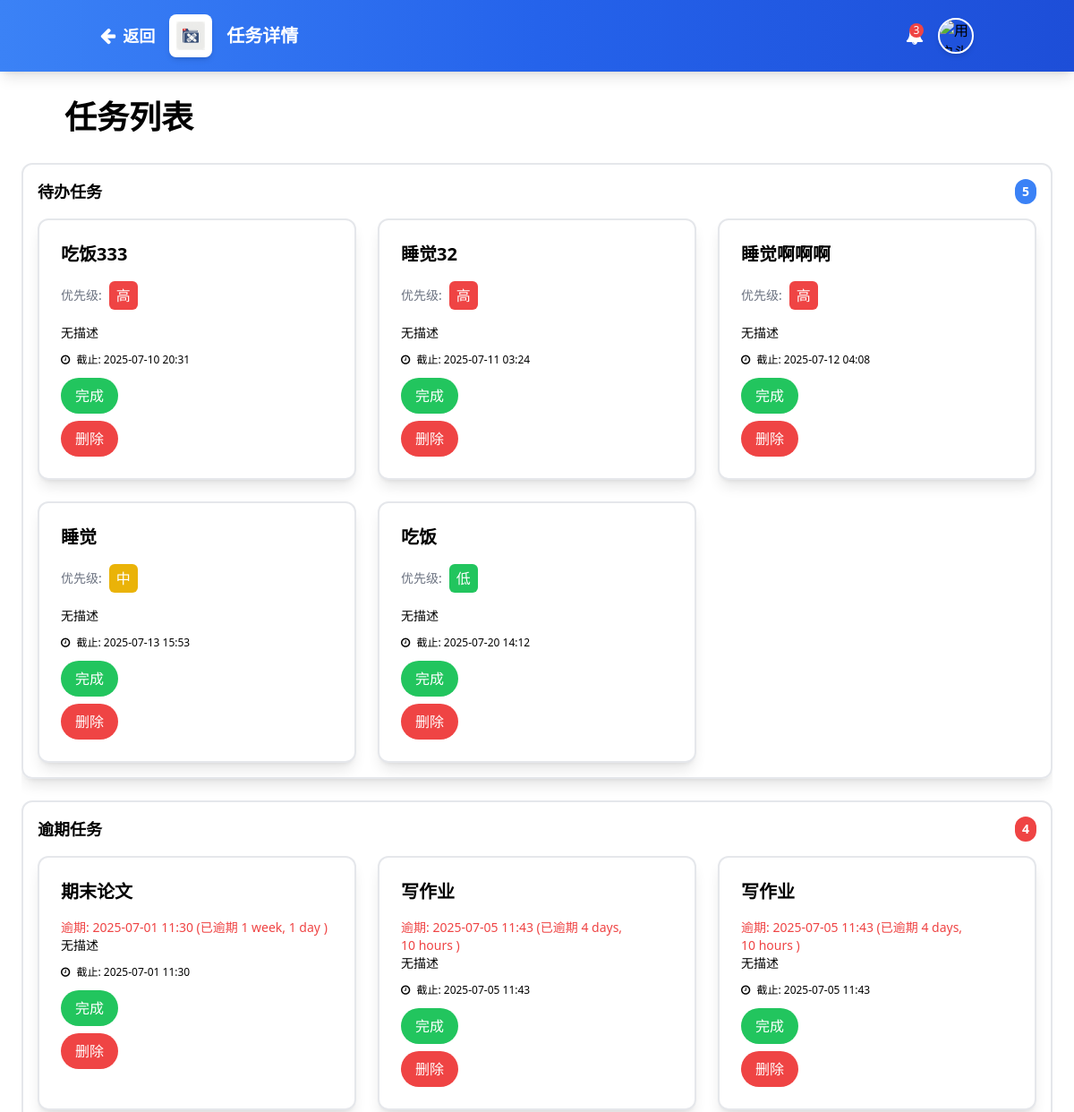
Before: /task_detail/ (upper part) with the older database file.
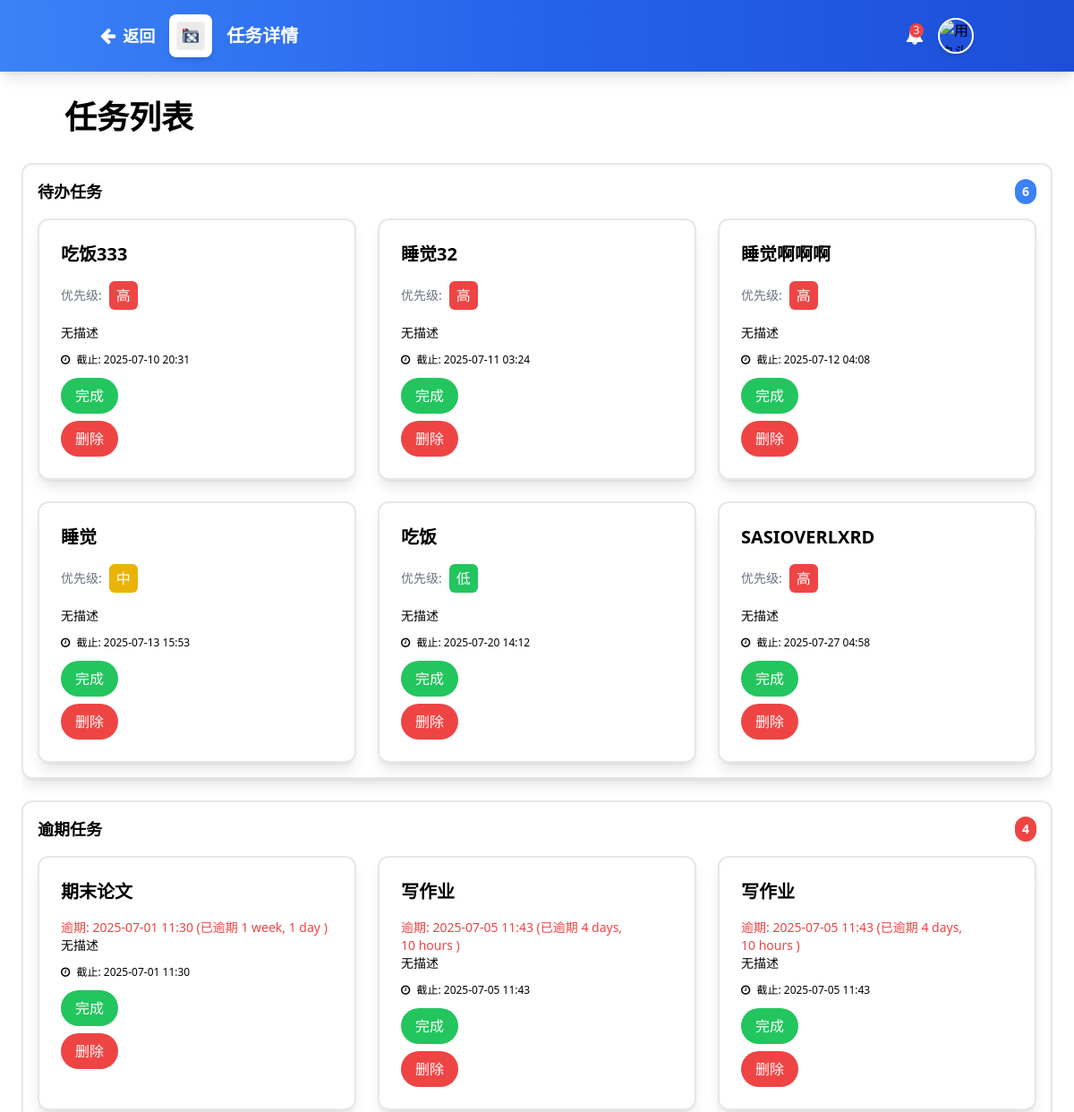
After: the same page with the newer database file.
### tasks/models.py (models this page shows, shortened)
class Task(models.Model):
    PRIORITY_CHOICES = [
        (1, '低'),
        (2, '中'),
        (3, '高'),
    ]
    name = models.CharField(max_length=200, verbose_name='任务名称')
    deadline = models.DateTimeField(verbose_name='截止日期')
    priority = models.IntegerField(choices=PRIORITY_CHOICES, default=2, verbose_name='重要级')
    created_at = models.DateTimeField(auto_now_add=True)
    updated_at = models.DateTimeField(auto_now=True)
    is_completed = models.BooleanField(default=False, verbose_name='是否完成')
    completed_at = models.DateTimeField(null=True, blank=True, verbose_name='完成时间')
    class Meta:
        ordering = ['deadline']
        verbose_name = '任务'
        verbose_name_plural = '任务'

### tasks/views.py (the view)
# urls.py: path('task_detail/', views.task_detail, name='task_detail'),
def task_detail(request):
    now = timezone.now()
    pending_tasks = Task.objects.filter(is_completed=False, deadline__gte=now)
    overdue_tasks = Task.objects.filter(is_completed=False, deadline__lt=now).order_by('deadline')
    completed_tasks = Task.objects.filter(is_completed=True).order_by('-completed_at')
    for task in pending_tasks:
        if isinstance(task.deadline, str):
            task.deadline = timezone.make_aware(datetime.strptime(task.deadline, '%Y-%m-%d %H:%M'))
    for task in overdue_tasks:
        if isinstance(task.deadline, str):
            task.deadline = timezone.make_aware(datetime.strptime(task.deadline, '%Y-%m-%d %H:%M'))
    for task in completed_tasks:
        if isinstance(task.deadline, str):
            task.deadline = timezone.make_aware(datetime.strptime(task.deadline, '%Y-%m-%d %H:%M'))
    return render(request, 'task_detail.html', {
        'pending_tasks': pending_tasks,
        'overdue_tasks': overdue_tasks,
        'completed_tasks': completed_tasks,
    })

### tasks/templates/task_detail.html (shortened to what the changed rows need)
{% load static %}
<!DOCTYPE html>
<html lang="zh-CN">
<head>
    <script src="https://cdn.tailwindcss.com"></script>
    <link href="https://cdn.jsdelivr.net/npm/font-awesome@4.7.0/css/font-awesome.min.css" rel="stylesheet">
</head>
<body class="font-inter bg-light-2 text-dark min-h-screen flex flex-col">
    <header class="bg-gradient-to-r from-blue-500 via-blue-600 to-blue-700 shadow-lg z-30 relative">
    <div class="container mx-auto px-6 py-4 flex items-center justify-between">
        <div class="flex items-center space-x-4">
            <h1 class="text-xl font-bold text-white">任务详情</h1>
        </div>
    </div>
</header>
    <main class="flex-1 p-6 bg-light-2">
        <div class="max-w-7xl mx-auto">
            <div class="flex items-center mb-6">
                <h2 class="text-[clamp(1.5rem,3vw,2.5rem)] font-bold text-dark">任务列表</h2>
            </div>
            <div class="task-list-container">
                <div class="mb-6 border-2 border-light-2 rounded-xl shadow-lg hover:shadow-2xl transition-shadow p-4">
                    <h3 class="text-lg font-semibold text-dark mb-4 flex justify-between items-center">
                        <span>待办任务</span>
                        <span class="bg-blue-500 text-white px-2 py-1 rounded-full text-sm">{{ pending_tasks|length }}</span>
                    </h3>
                    <div class="grid grid-cols-1 sm:grid-cols-2 lg:grid-cols-3 gap-6">
                        {% for task in pending_tasks %}
                        <div class="bg-white rounded-xl p-6 shadow-lg hover:shadow-xl transition-shadow border-2 border-primary">
                            <h3 class="text-xl font-semibold text-dark mb-4">{{ task.name }}</h3>
                            <div class="flex items-center space-x-2 mb-4">
                                <span class="text-sm text-gray-500">优先级:</span>
                                {% if task.priority == 3 %}
                                    <span class="px-2 py-1 rounded-md text-white bg-red-500">高</span>
                                {% elif task.priority == 2 %}
                                    <span class="px-2 py-1 rounded-md text-white bg-yellow-500">中</span>
                                {% else %}
                                    <span class="px-2 py-1 rounded-md text-white bg-green-500">低</span>
                                {% endif %}
                            </div>
                            <p class="text-sm text-dark-3 mb-3 line-clamp-3">{{ task.description|default:"无描述" }}</p>
                            <div class="text-xs text-dark-3 mb-3">
                                <i class="fa fa-clock-o mr-1"></i> 截止: {{ task.deadline|date:"Y-m-d H:i" }}
                            </div>
                            <form method="POST" action="{% url 'complete_task' task.pk %}">
                                <button type="submit" class="bg-green-500 text-white px-4 py-2 rounded-full">
                                    完成
                                </button>
                            </form>
                            <form method="POST" action="{% url 'delete_task' task.pk %}">
                                <button type="submit" class="bg-red-500 text-white px-4 py-2 rounded-full mt-2">
                                    删除
                                </button>
                            </form>
                        </div>
                        {% empty %}
                        <div class="text-center py-10 text-dark-3">
                            <i class="fa fa-inbox text-3xl mb-2 opacity-50"></i>
                            <p>暂无待办任务</p>
                        </div>
                        {% endfor %}
                    </div>
                </div>
                <div class="mb-6 border-2 border-light-2 rounded-xl shadow-lg hover:shadow-2xl transition-shadow p-4">
                    <div class="grid grid-cols-1 sm:grid-cols-2 lg:grid-cols-3 gap-6">
                        {% for task in overdue_tasks %}
                        <div class="bg-white rounded-xl p-6 shadow-lg hover:shadow-xl transition-shadow border-2 border-primary">
                            <h3 class="text-xl font-semibold text-dark mb-4">{{ task.name }}</h3>
                            <div class="text-red-500 text-sm">
                                逾期: {{ task.deadline|date:"Y-m-d H:i" }} (已逾期 {{ task.deadline|timesince }} )
                            </div>
                            <p class="text-sm text-dark-3 mb-3 line-clamp-3">{{ task.description|default:"无描述" }}</p>
                            <div class="text-xs text-dark-3 mb-3">
                                <i class="fa fa-clock-o mr-1"></i> 截止: {{ task.deadline|date:"Y-m-d H:i" }}
                            </div>
                            <form method="POST" action="{% url 'complete_task' task.pk %}">
                                <button type="submit" class="bg-green-500 text-white px-4 py-2 rounded-full">
                                    完成
                                </button>
                            </form>
                            <form method="POST" action="{% url 'delete_task' task.pk %}">
                                <button type="submit" class="bg-red-500 text-white px-4 py-2 rounded-full mt-2">
                                    删除
                                </button>
                            </form>
                        </div>
                        {% empty %}
                        <div class="text-center py-10 text-dark-3">
                            <i class="fa fa-calendar-times-o text-3xl mb-2 opacity-50"></i>
                            <p>暂无逾期任务</p>
                        </div>
                        {% endfor %}
                    </div>
                </div>
            </div>
        </div>
    </main>
</body>
</html>

Changed rows visible on the page:
added Task: name "SASIOVERLXRD", priority "高", description "无描述", deadline "2025-07-27 04:58", shown under "待办任务6"
Other visible differences:
{{ pending_tasks|length }}: "5" → "6"
